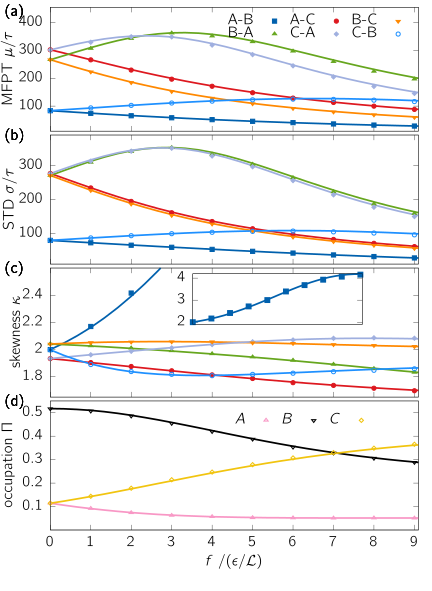

Reproduce this figure in gnuplot.

set terminal cairo size 11cm,15cm standalone color colortext header \
   "\\renewcommand\\familydefault{\\sfdefault}\\usepackage{cmbright}"


set output 'mom_2010.tex'

set tmargin 0.5
set bmargin 0.2
set lmargin 7
set rmargin 2
unset xtics


set style line 2 lc rgb '#0060ad' lt 1 lw 5 pt 5 ps 0.5   #  blue
set style line 3 lc rgb '#dd181f' lt 1 lw 5 pt 7 ps .5   # red
set style line 4 lc rgb '#66A61E' lt 1 lw 5 pt 9 ps .5   #  green
set style line 6 lc rgb '#ff8800' lt 1 lw 5 pt 11 ps .5   #  orange
set style line 7 lc rgb '#9FAFDF' lt 1 lw 5 pt 13 ps 0.5   #royal blue
set style line 8 lc rgb '#1E90FF' lt 1 lw 5 pt 6 ps 0.5   #  slate blue
set style line 1 lc rgb '#F897C5' lt 1 lw 5 pt 8 ps 0.5   # taffy
set style line 5 lc rgb 'black' lt 1 lw 5 pt 10 ps 0.5   # black
set style line 9 lc rgb '#f1c40f' lt 1 lw 5 pt 12 ps 0.5   #yellow


set multiplot 

set origin 0,0.775
set size 1,0.225

set xtics
set format x ''

set xrange[0.0:9.1]
set yrange[10:455]

set ytics 0,100,401


unset xlabel

set ylabel "MFPT $\\mu / \\tau$" offset -0,0

set key at graph 1.,0.94 samplen 3  horizontal

set label '(a)' at screen 0.01,0.98
set label '(b)' at screen 0.01,0.77
set label '(c)' at screen 0.01,0.545
set label '(d)' at screen 0.01,0.320

plot \
"../../data/Urew/mom1_cts_2010.dat" u 1:3 w l ls 2 lw 5 notitle, \
"../../data/Urew/mom1_cts_2010.dat" u 1:4 w l ls 3 lw 5 notitle, \
"../../data/Urew/mom1_cts_2010.dat" u 1:5 w l ls 4 lw 5 notitle, \
"../../data/Urew/mom1_cts_2010.dat" u 1:7 w l ls 6 lw 5 notitle, \
"../../data/Urew/mom1_cts_2010.dat" u 1:8 w l ls 7 lw 5 notitle, \
"../../data/Urew/mom1_cts_2010.dat" u 1:9 w l ls 8 lw 5 notitle, \
"../../data/Urew/mom1_2010.dat" u 1:3 ls 2 lw 3 title "A-B",\
"../../data/Urew/mom1_2010.dat" u 1:5 ls 4 lw 3 title "B-A" ,\
"../../data/Urew/mom1_2010.dat" u 1:4 ls 3 lw 3 title "A-C" ,\
"../../data/Urew/mom1_2010.dat" u 1:8 ls 7 lw 3 title "C-A",\
"../../data/Urew/mom1_2010.dat" u 1:7 ls 6 lw 3 title "B-C",\
"../../data/Urew/mom1_2010.dat" u 1:9 ls 8 lw 3 title "C-B"


unset key
set origin 0,0.55
set size 1,0.225
set tmargin 0.1

set yrange [10:390]
set ytics 0,100,390
set ylabel "STD $\\sigma /\\tau$" offset 0.2,0
plot \
"../../data/Urew/mom2_cts_2010.dat" u 1:3 w l ls 2 lw 5 notitle, \
"../../data/Urew/mom2_cts_2010.dat" u 1:4 w l ls 3 lw 5 notitle, \
"../../data/Urew/mom2_cts_2010.dat" u 1:5 w l ls 4 lw 5 notitle, \
"../../data/Urew/mom2_cts_2010.dat" u 1:7 w l ls 6 lw 5 notitle, \
"../../data/Urew/mom2_cts_2010.dat" u 1:8 w l ls 7 lw 5 notitle, \
"../../data/Urew/mom2_cts_2010.dat" u 1:9 w l ls 8 lw 5 notitle, \
"../../data/Urew/mom2_2010.dat" u 1:3 ls 2 lw 3 title "A-B",\
"../../data/Urew/mom2_2010.dat" u 1:5 ls 4 lw 3 title "B-A" ,\
"../../data/Urew/mom2_2010.dat" u 1:4 ls 3 lw 3 title "A-C" ,\
"../../data/Urew/mom2_2010.dat" u 1:8 ls 7 lw 3 title "C-A",\
"../../data/Urew/mom2_2010.dat" u 1:7 ls 6 lw 3 title "B-C",\
"../../data/Urew/mom2_2010.dat" u 1:9 ls 8 lw 3 title "C-B"


set origin 0,0.325
set size 1,0.225

unset yrange
set yrange[1.65:2.6]
set ytics 1.8,0.2,2.5
set ylabel "skewness $\\kappa$" offset 1.1,0,0

plot \
"../../data/Urew/mom3_cts_2010.dat" u 1:3 w l ls 2 lw 5 notitle, \
"../../data/Urew/mom3_cts_2010.dat" u 1:4 w l ls 3 lw 5 notitle, \
"../../data/Urew/mom3_cts_2010.dat" u 1:5 w l ls 4 lw 5 notitle, \
"../../data/Urew/mom3_cts_2010.dat" u 1:7 w l ls 6 lw 5 notitle, \
"../../data/Urew/mom3_cts_2010.dat" u 1:8 w l ls 7 lw 5 notitle, \
"../../data/Urew/mom3_cts_2010.dat" u 1:9 w l ls 8 lw 5 notitle, \
"../../data/Urew/mom3_2010.dat" u 1:3 ls 2 lw 3 title "$A \\rightarrow B$",\
"../../data/Urew/mom3_2010.dat" u 1:5 ls 4 lw 3 title "$B \\rightarrow A$" ,\
"../../data/Urew/mom3_2010.dat" u 1:4 ls 3 lw 3 title "$A \\rightarrow C$" ,\
"../../data/Urew/mom3_2010.dat" u 1:8 ls 7 lw 3 title "$C \\rightarrow A$",\
"../../data/Urew/mom3_2010.dat" u 1:7 ls 6 lw 3 title "$B \\rightarrow C$",\
"../../data/Urew/mom3_2010.dat" u 1:9 ls 8 lw 3 title "$C \\rightarrow B$"

set origin 0,0.1
set size 1,0.225

set xtics nomirror

set yrange[0:0.55]
set ytics 0.1,0.1,0.5
set xlabel "$f~/ ( \\epsilon / \\mathcal{L} )$"
set ylabel "occupation $\\Pi$" offset 0.0,0,0
set format x

set key at graph 0.9,0.9

plot \
"../../data/Urew/ps_cts_2010.dat" u 1:2 w l ls 1 lw 5 notitle, \
"../../data/Urew/ps_cts_2010.dat" u 1:3 w l ls 5 lw 5 notitle, \
"../../data/Urew/ps_cts_2010.dat" u 1:4 w l ls 9 lw 5 notitle, \
"../../data/Urew/P_2010.dat" u 1:2 ls 1 lw 3 title "$A$", \
"../../data/Urew/P_2010.dat" u 1:3 ls 5 lw 3 title "$B$", \
"../../data/Urew/P_2010.dat" u 1:4 ls 9 lw 3 title "$C$"


#inset of skewness
set origin 0.33,0.45
set size 0.54,0.11
set bmargin 0.1
set tmargin 1
unset key
unset grid
set ytics 2,1,4
set yrange [1.9:4.2]
set format x ''
unset xlabel
unset ylabel
unset xtics

plot \
"../../data/Urew/mom3_2010.dat" u 1:3 ls 2 lw 5 notitle,\
"../../data/Urew/mom3_cts_2010.dat" u 1:3 w l ls 2 lw 5 notitle, \
